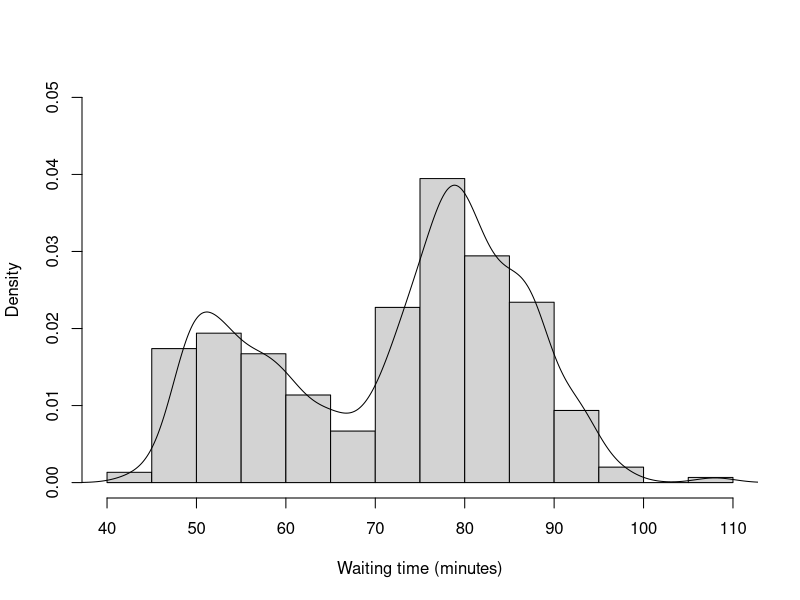

Source code (R):
# Example 18.9

# waiting times between eruptions of
#  the Old Faithful geyser in Yellowstone National Park
  x<- scan('geyser.dat')
  N<- length(x)
 
h<- hist(x,nclass=20,prob=T,main='',
        xlab='Waiting time (minutes)',ylab='Density',#inside=F,style='old',
        ylim=c(0,.05))
  a<- density(x,bw=2.2)
  lines(a)
